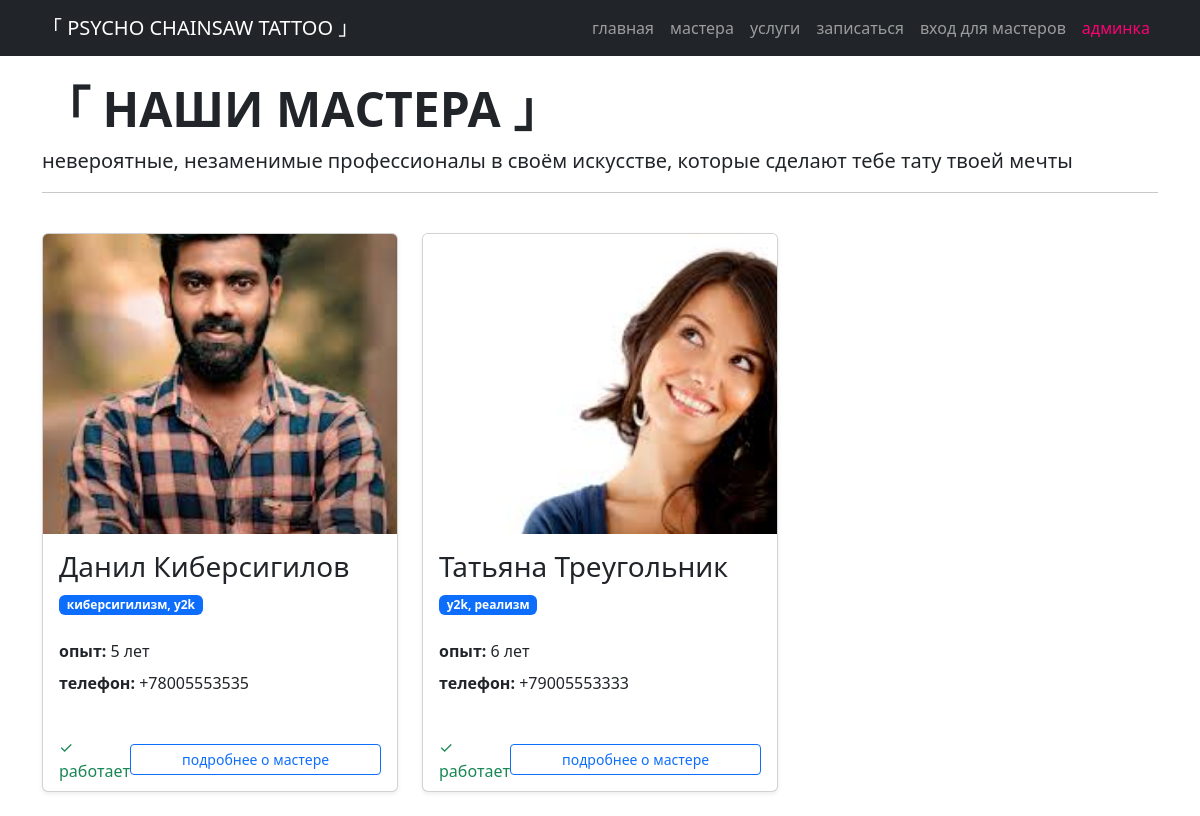
Page /masters/ on the committed database.
### main/models.py (models this page shows, shortened)
class Master(models.Model):
    user = models.OneToOneField(User, on_delete=models.CASCADE, verbose_name="Пользователь", null=True, blank=True)
    name = models.CharField("Имя", max_length=100)
    specialty = models.CharField("Специализация", max_length=200, help_text="Например: традиция, реализм, киберсигилизм")
    experience = models.PositiveIntegerField("Опыт (лет)", default=1)
    phone = models.CharField("Телефон", max_length=20)
    photo = models.ImageField("Фото", upload_to='masters/', null=True, blank=True)
    is_active = models.BooleanField("Работает", default=True)
    class Meta:
        verbose_name = "Мастер"
        verbose_name_plural = "Мастера"

### main/views.py (the view)
# urls.py: path('masters/', views.masters_list, name='masters'),
def masters_list(request):
    masters = Master.objects.filter(is_active=True)
    return render(request, 'main/masters.html', {'masters': masters})

### templates/main/masters.html (shortened to what this page needs)
{% extends 'base.html' %}
{% load static %}
{% block content %}
<div class="row mb-4">
    <div class="col-12">
        <h1 class="display-5 fw-bold">「 НАШИ МАСТЕРА 」</h1>
        <p class="lead">невероятные, незаменимые профессионалы в своём искусстве, которые сделают тебе тату твоей мечты</p>
        <hr>
    </div>
</div>
<div class="row">
    {% for master in masters %}
    <div class="col-md-6 col-lg-4 mb-4">
        <div class="card h-100 shadow-sm">
            {% if master.photo %}
            <img src="{{ master.photo.url }}" class="card-img-top" alt="{{ master.name }}" style="height: 300px; object-fit: cover;">
            {% else %}
            <div class="bg-secondary text-white d-flex align-items-center justify-content-center" style="height: 300px;">
                <span class="fs-1">ЧЕЛОВЕК</span>
            </div>
            {% endif %}
            <div class="card-body">
                <h3 class="card-title">{{ master.name }}</h3>
                <p class="badge bg-primary mb-2">{{ master.specialty }}</p>
                <ul class="list-unstyled mt-3">
                    <li class="mb-2">
                        <strong>опыт:</strong> {{ master.experience }} лет
                    </li>
                    <li class="mb-2">
                        <strong>телефон:</strong> {{ master.phone }}
                    </li>
                </ul>
            </div>
            <div class="card-footer bg-transparent border-top-0">
                <div class="d-flex justify-content-between align-items-center">
                    <span class="text-muted">
                        {% if master.is_active %}
                        <span class="text-success">✓ работает</span>
                        {% else %}
                        <span class="text-danger">✗ в отпуске</span>
                        {% endif %}
                    </span>
                    <a href="{% url 'master_detail' master.id %}" class="btn btn-outline-primary btn-sm w-100">
                        подробнее о мастере
                    </a>
                </div>
            </div>
        </div>
    </div>
    {% empty %}
    <div class="col-12">
        <div class="alert alert-info">
            пока нет зарегистрированных мастеров
        </div>
    </div>
    {% endfor %}
</div>
{% endblock %}

### rows in the picture
Master: photo (picture), name "Данил Киберсигилов", specialty "киберсигилизм, y2k", experience "5", phone "+78005553535", is_active "✓ работает"
Master: photo (picture), name "Татьяна Треугольник", specialty "y2k, реализм", experience "6", phone "+79005553333", is_active "✓ работает"
